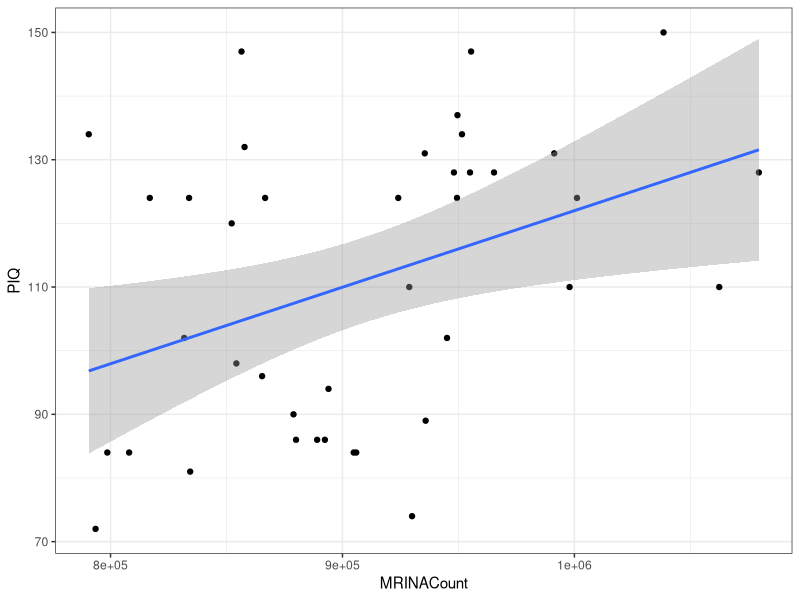

R code for this plot:
# title: "Описание, проверка значимости линейных моделей"
# author: Марина Варфоломеева, Вадим Хайтов

# ## Пример: IQ и размеры мозга ##################
# Зависит ли уровень интеллекта от размера головного мозга? (Willerman et al. 1991)
# Было исследовано 20 девушек и 20 молодых людей
# - вес
# - рост
# - размер головного мозга (количество пикселей на изображении ЯМР сканера)
# - Уровень интеллекта измеряли с помощью IQ тестов
# Пример: Willerman, L., Schultz, R., Rutledge, J. N., and Bigler, E. (1991), "In Vivo Brain Size and Intelligence", Intelligence, 15, p.223--228.

# ## Вспомним, на чем мы остановились ############

library(readxl)
brain <- read.csv("data/IQ_brain.csv", header = TRUE)

brain_model <- lm(PIQ ~ MRINACount, data = brain)
summary(brain_model)

library(ggplot2)
theme_set(theme_bw())
ggplot(brain, aes(x = MRINACount, y = PIQ)) +
  geom_point() +
  geom_smooth(method = "lm")


# ## Зависит ли IQ от размера головного мозга?

# ## Тестирование гипотез с помощью t-критерия  ####
summary(brain_model)


# ## Тестирование гипотез при помощи F-критерия ####
summary(brain_model)
# Как видите, код тот же самый.
# Повторяю его здесь только ради полноты конспекта.
# Естественно, нет смысла, когда вы делаете анализ для себя.


# ## Оценка качества подгонки модели ####
# Коэффициент детерминации
summary(brain_model)
